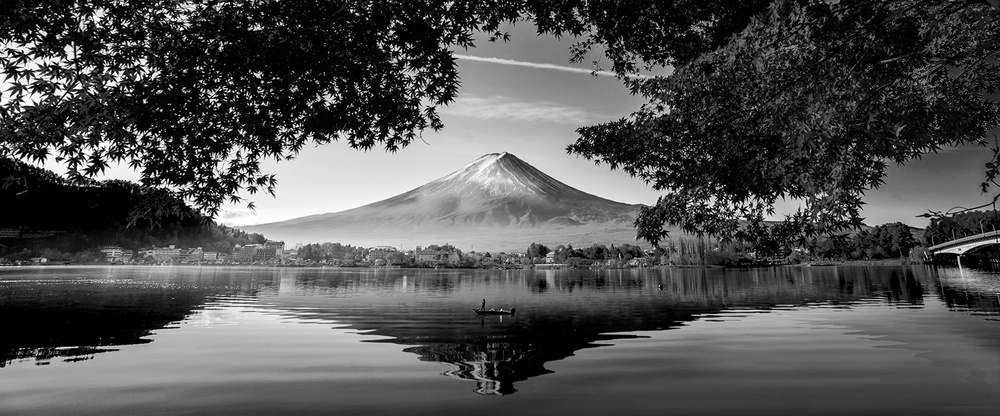
#> input picture Landscape.jpg, 1000 x 416 px, shrunk from 1600 x 665 before the run
$ jupyter execute 'IP histogram.ipynb'
#> lines starting #> are read from the running program, lines starting #| are printed output that depends on the picture
[cell 1]
import cv2
from skimage import io

img = io.imread("Landscape.jpg")
#> img is the input picture: shape (416, 1000, 3); min 0, max 255, mean 81.6

from matplotlib import pyplot as plot

image = cv2.imread('Landscape.jpg')


plot.hist(image.ravel(),256)
plot.show()
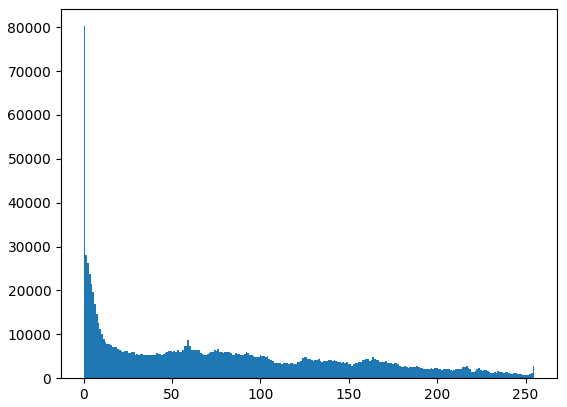
#> figure drawn by matplotlib, 1 panel; tallest bar 80238 high, from x = 0 to 0.996


io.imshow(img)
